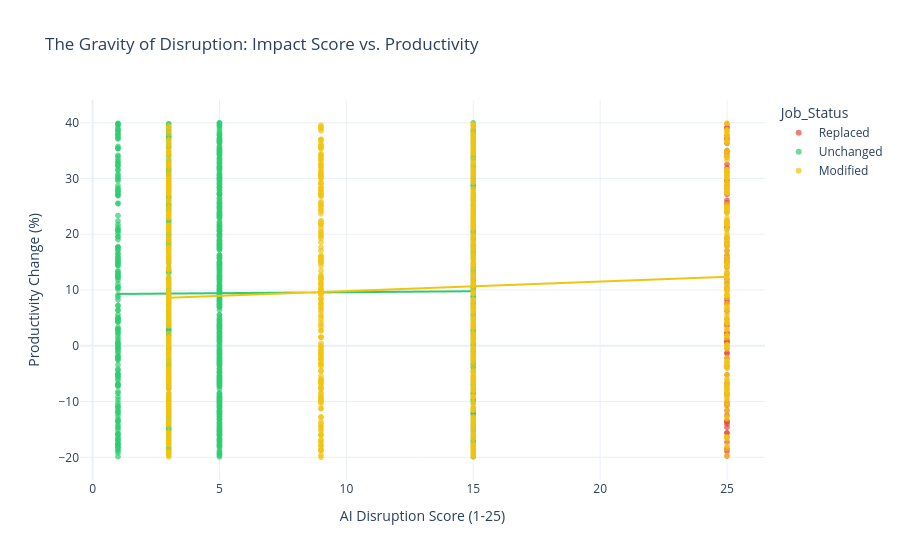

The code cell stored with this chart in its notebook:
### Code cell
# 1. Define your mapping dictionary
mapping = {'Low': 1, 'Medium': 3, 'High': 5}

# 2. Map the text to numbers
df['Adoption_Num'] = df['AI_Adoption_Level'].map(mapping)
df['Risk_Num'] = df['Automation_Risk'].map(mapping)

# 3. Combine them using Multiplication (The Disruption Score)
df['AI_Disruption_Score'] = df['Adoption_Num'] * df['Risk_Num']

# 4. Prove the insight: Does a higher score mean more productivity, or just more chaos?
fig = px.scatter(
    df,
    x='AI_Disruption_Score',
    y='Productivity_Change_%',
    color='Job_Status',
    opacity=0.7,
    trendline="ols", # Adds a line of best fit to prove the mathematical trend!
    title="The Gravity of Disruption: Impact Score vs. Productivity",
    template="plotly_white",
    color_discrete_map={"Unchanged": "#2ECC71", "Modified": "#F1C40F", "Replaced": "#E74C3C"}
)

fig.update_layout(xaxis_title="AI Disruption Score (1-25)", yaxis_title="Productivity Change (%)")
fig.show()

### Figure 1 — Plotly figure (JSON) as saved in the notebook; plotly's stock layout.template omitted (floating-point values rounded to 4 significant figures; data arrays with more than 128 entries replaced by an {"elided": "..."} marker saying what was removed)
{"data": [{"hovertemplate": "Job_Status=Replaced<br>AI_Disruption_Score=%{x}<br>Productivity_Change_%=%{y}<extra></extra>", "legendgroup": "Replaced", "marker": {"color": "#E74C3C", "opacity": 0.7, "symbol": "circle"}, "mode": "markers", "name": "Replaced", "showlegend": true, "type": "scattergl", "x": [25, 25, 25, 25, 25, 25, 25, 25, 25, 25, 25, 25, 25, 25, 25, 25, 25, 25, 25, 25, 25, 25, 25, 25, 25, 25, 25, 25, 25, 25, 25, 25, 25, 25, 25, 25, 25, 25, 25, 25, 25, 25, 25, 25, 25, 25, 25, 25, 25, 25, 25, 25, 25, 25, 25, 25, 25, 25, 25, 25, 25, 25, 25, 25, 25, 25, 25, 25, 25, 25, 25, 25, 25, 25, 25, 25, 25, 25, 25, 25, 25, 25, 25, 25, 25, 25, 25, 25, 25, 25, 25, 25, 25, 25, 25, 25, 25, 25, 25, 25, 25, 25, 25, 25, 25, 25], "xaxis": "x", "y": [-10.64, 16.27, 2.24, 1.86, 33.8, 34.71, 15.48, 29.57, 0.51, 37.79, -10.45, 3.82, 6.23, -13.46, 12.88, 25.49, 18.18, 0.76, -18.37, 36.89, 37.03, 35.0, -14.61, -15.66, -13.68, -15.62, 27.17, 15.07, 17.03, 32.52, 7.5, -17.27, 1.29, -0.49, 26.08, -12.44, 10.02, 9.94, 29.71, 2.44, 17.92, 34.19, 31.88, 28.5, 25.01, -14.03, 39.15, 28.78, 36.86, 15.26, 31.2, 18.67, 27.7, 14.95, 39.05, 21.2, -18.98, 28.11, 14.89, -5.2, -18.51, 11.87, 31.03, -1.4, 10.35, 39.77, 19.37, 25.62, -8.49, 7.72, 3.52, 14.1, 19.23, 4.77, 21.35, 11.23, 29.4, -10.71, 36.3, -16.35, -7.06, -13.5, 15.79, 8.54, -19.77, -18.58, 0.86, 8.17, 38.96, 24.03, 0.71, -6.64, 29.64, 37.33, 22.34, -7.68, -3.71, -11.6, -10.07, -1.27, 22.02, -13.61, -8.77, 2.07, -2.26, 3.97], "yaxis": "y"}, {"hovertemplate": "<b>OLS trendline</b><br>Productivity_Change_% = 0.422558<br>R<sup>2</sup>=0.000000<br><br>Job_Status=Replaced<br>AI_Disruption_Score=%{x}<br>Productivity_Change_%=%{y} <b>(trend)</b><extra></extra>", "legendgroup": "Replaced", "marker": {"color": "#E74C3C", "symbol": "circle"}, "mode": "lines", "name": "Replaced", "showlegend": false, "type": "scattergl", "x": [25, 25, 25, 25, 25, 25, 25, 25, 25, 25, 25, 25, 25, 25, 25, 25, 25, 25, 25, 25, 25, 25, 25, 25, 25, 25, 25, 25, 25, 25, 25, 25, 25, 25, 25, 25, 25, 25, 25, 25, 25, 25, 25, 25, 25, 25, 25, 25, 25, 25, 25, 25, 25, 25, 25, 25, 25, 25, 25, 25, 25, 25, 25, 25, 25, 25, 25, 25, 25, 25, 25, 25, 25, 25, 25, 25, 25, 25, 25, 25, 25, 25, 25, 25, 25, 25, 25, 25, 25, 25, 25, 25, 25, 25, 25, 25, 25, 25, 25, 25, 25, 25, 25, 25, 25, 25], "xaxis": "x", "y": [10.56, 10.56, 10.56, 10.56, 10.56, 10.56, 10.56, 10.56, 10.56, 10.56, 10.56, 10.56, 10.56, 10.56, 10.56, 10.56, 10.56, 10.56, 10.56, 10.56, 10.56, 10.56, 10.56, 10.56, 10.56, 10.56, 10.56, 10.56, 10.56, 10.56, 10.56, 10.56, 10.56, 10.56, 10.56, 10.56, 10.56, 10.56, 10.56, 10.56, 10.56, 10.56, 10.56, 10.56, 10.56, 10.56, 10.56, 10.56, 10.56, 10.56, 10.56, 10.56, 10.56, 10.56, 10.56, 10.56, 10.56, 10.56, 10.56, 10.56, 10.56, 10.56, 10.56, 10.56, 10.56, 10.56, 10.56, 10.56, 10.56, 10.56, 10.56, 10.56, 10.56, 10.56, 10.56, 10.56, 10.56, 10.56, 10.56, 10.56, 10.56, 10.56, 10.56, 10.56, 10.56, 10.56, 10.56, 10.56, 10.56, 10.56, 10.56, 10.56, 10.56, 10.56, 10.56, 10.56, 10.56, 10.56, 10.56, 10.56, 10.56, 10.56, 10.56, 10.56, 10.56, 10.56], "yaxis": "y"}, {"hovertemplate": "Job_Status=Unchanged<br>AI_Disruption_Score=%{x}<br>Productivity_Change_%=%{y}<extra></extra>", "legendgroup": "Unchanged", "marker": {"color": "#2ECC71", "opacity": 0.7, "symbol": "circle"}, "mode": "markers", "name": "Unchanged", "showlegend": true, "type": "scattergl", "x": {"elided": "1093 int values"}, "xaxis": "x", "y": {"elided": "1093 float values"}, "yaxis": "y"}, {"hovertemplate": "<b>OLS trendline</b><br>Productivity_Change_% = 0.0349825 * AI_Disruption_Score + 9.25367<br>R<sup>2</sup>=0.000104<br><br>Job_Status=Unchanged<br>AI_Disruption_Score=%{x}<br>Productivity_Change_%=%{y} <b>(trend)</b><extra></extra>", "legendgroup": "Unchanged", "marker": {"color": "#2ECC71", "symbol": "circle"}, "mode": "lines", "name": "Unchanged", "showlegend": false, "type": "scattergl", "x": {"elided": "1093 int values"}, "xaxis": "x", "y": {"elided": "1093 float values"}, "yaxis": "y"}, {"hovertemplate": "Job_Status=Modified<br>AI_Disruption_Score=%{x}<br>Productivity_Change_%=%{y}<extra></extra>", "legendgroup": "Modified", "marker": {"color": "#F1C40F", "opacity": 0.7, "symbol": "circle"}, "mode": "markers", "name": "Modified", "showlegend": true, "type": "scattergl", "x": {"elided": "801 int values"}, "xaxis": "x", "y": {"elided": "801 float values"}, "yaxis": "y"}, {"hovertemplate": "<b>OLS trendline</b><br>Productivity_Change_% = 0.170831 * AI_Disruption_Score + 8.09851<br>R<sup>2</sup>=0.005486<br><br>Job_Status=Modified<br>AI_Disruption_Score=%{x}<br>Productivity_Change_%=%{y} <b>(trend)</b><extra></extra>", "legendgroup": "Modified", "marker": {"color": "#F1C40F", "symbol": "circle"}, "mode": "lines", "name": "Modified", "showlegend": false, "type": "scattergl", "x": {"elided": "801 int values"}, "xaxis": "x", "y": {"elided": "801 float values"}, "yaxis": "y"}], "layout": {"legend": {"title": {"text": "Job_Status"}, "tracegroupgap": 0}, "title": {"text": "The Gravity of Disruption: Impact Score vs. Productivity"}, "xaxis": {"anchor": "y", "domain": [0, 1], "title": {"text": "AI Disruption Score (1-25)"}}, "yaxis": {"anchor": "x", "domain": [0, 1], "title": {"text": "Productivity Change (%)"}}}}
